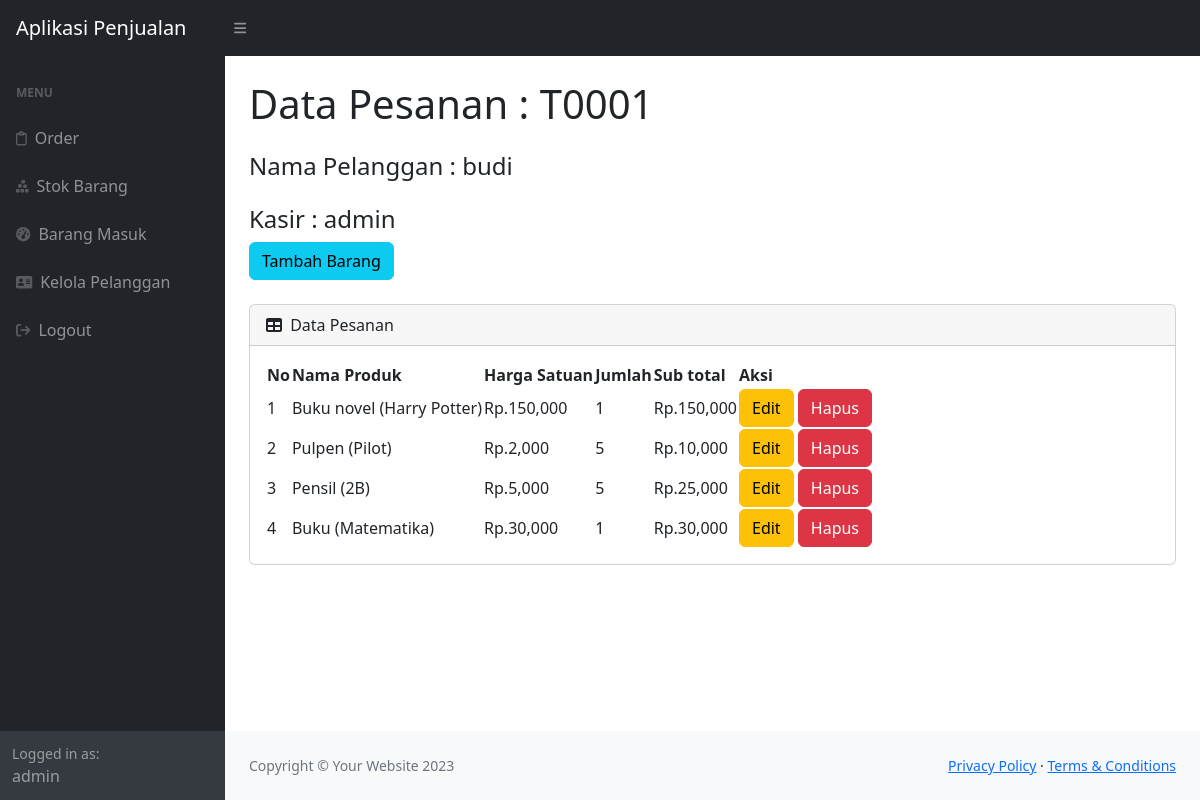
/view.php?idp=T0001 (signed in), run on the app's committed database.
### tables this page shows
CREATE TABLE `user` (
  `iduser` int(11) NOT NULL,
  `username` varchar(35) NOT NULL,
  `password` varchar(20) NOT NULL
);

CREATE TABLE `pesanan` (
  `idorder` varchar(30) NOT NULL,
  `tanggal` timestamp NOT NULL DEFAULT current_timestamp() ON UPDATE current_timestamp(),
  `idpelanggan` varchar(30) NOT NULL
);

CREATE TABLE `pelanggan` (
  `idpelanggan` varchar(30) NOT NULL,
  `namapelanggan` varchar(30) NOT NULL,
  `no_telp` varchar(15) NOT NULL,
  `alamat` text NOT NULL
);

CREATE TABLE `detailpesanan` (
  `iddetailpesanan` varchar(30) NOT NULL,
  `idpesanan` varchar(30) NOT NULL,
  `idproduk` varchar(30) NOT NULL,
  `qty` int(11) NOT NULL
);

CREATE TABLE `produk` (
  `idproduk` varchar(30) NOT NULL,
  `namaproduk` varchar(30) NOT NULL,
  `deskripsi` varchar(30) NOT NULL,
  `harga` int(11) NOT NULL,
  `stok` int(11) NOT NULL
);

### view.php (the view, shortened to what this page needs)
<?php
require 'ceklogin.php';
if(isset($_GET['idp'])){
    $idp = $_GET['idp'];
    $ambilnamapelanggan = mysqli_query($koneksi,"select * from pesanan p, pelanggan pl where p.idpelanggan=pl.idpelanggan and p.idorder='$idp'");
    $np = mysqli_fetch_array($ambilnamapelanggan);
    $namapel = $np['namapelanggan'];
    $ambiluser = mysqli_query($koneksi,"select * from user");
    $nu = mysqli_fetch_array($ambiluser);
    $username = $nu['username'];
}else{
    header('location:index.php');
}
?>
<!DOCTYPE html>
<html lang="en">
    <head>
        <link href="https://cdn.jsdelivr.net/npm/simple-datatables@7.1.2/dist/style.min.css" rel="stylesheet" />
        <link href="css/styles.css" rel="stylesheet" />
    </head>
    <body class="sb-nav-fixed">
        <nav class="sb-topnav navbar navbar-expand navbar-dark bg-dark">
            <a class="navbar-brand ps-3" href="index.html">Aplikasi Penjualan</a>
            <button class="btn btn-link btn-sm order-1 order-lg-0 me-4 me-lg-0" id="sidebarToggle" href="#!"><i class="fas fa-bars"></i></button>
        </nav>
        <div id="layoutSidenav">
            <div id="layoutSidenav_nav">
                <nav class="sb-sidenav accordion sb-sidenav-dark" id="sidenavAccordion">
                    <div class="sb-sidenav-menu">
                        <div class="nav">
                            <div class="sb-sidenav-menu-heading">Menu</div>
                            <a class="nav-link" href="index.php">
                                <div class="sb-nav-link-icon"><i class="fa-regular fa-clipboard"></i></div>
                                Order
                            </a>
                            <a class="nav-link" href="stok.php">
                                <div class="sb-nav-link-icon"><i class="fa-solid fa-cubes-stacked"></i></div>
                                Stok Barang
                            </a>
                            <a class="nav-link" href="masuk.php">
                                <div class="sb-nav-link-icon"><i class="fas fa-tachometer-alt"></i></div>
                                Barang Masuk
                            </a>
                            <a class="nav-link" href="pelanggan.php">
                                <div class="sb-nav-link-icon"><i class="fa-solid fa-address-card"></i></div>
                                Kelola Pelanggan
                            </a>
                            <a class="nav-link" href="logout.php">
                                <div class="sb-nav-link-icon"><i class="fa-solid fa-arrow-right-from-bracket"></i></div>
                                Logout
                            </a>
                        </div>
                    </div>
                    <div class="sb-sidenav-footer">
                        <div class="small">Logged in as:</div>
                        <?php echo $username; ?>
                    </div>
                </nav>
            </div>
            <div id="layoutSidenav_content">
                <main>
                    <div class="container-fluid px-4">
                        <h1 class="mt-4">Data Pesanan : <?php echo $idp; ?></h1>
                        <h4 class="mt-4">Nama Pelanggan : <?php echo $namapel; ?></h4>
                        <h4 class="mt-4">Kasir : <?php echo $username; ?></h4>
                            <button type="button" class="btn btn-info mb-4" data-bs-toggle="modal" data-bs-target="#myModal">
                            Tambah Barang
                            </button>
                        <div class="card mb-4">
                            <div class="card-header">
                                <i class="fas fa-table me-1"></i>
                                Data Pesanan
                            </div>
                            <div class="card-body">
                                <table id="datatablesSimple">
                                    <thead>
                                        <tr>
                                            <th>No</th>
                                            <th>Nama Produk</th>
                                            <th>Harga Satuan</th>
                                            <th>Jumlah</th>
                                            <th>Sub total</th>
                                            <th>Aksi</th>
                                        </tr>
                                    </thead>
                                    <tbody>
                                    <?php
                                    $data = mysqli_query($koneksi,"select * from detailpesanan p, produk pr where p.idproduk=pr.idproduk and idpesanan='$idp'");
                                    $i = 1;
                                    while($p=mysqli_fetch_array($data)){
                                        $idpr = $p['idproduk'];
                                        $qty = $p['qty'];
                                        $harga = $p['harga'];
                                        $namaproduk = $p['namaproduk'];
                                        $deskripsi = $p['deskripsi'];
                                        $subtotal = $qty*$harga
                                    ?>
                                        <tr>
                                            <td><?php echo $i++;?></td>
                                            <td><?php echo $namaproduk;?> (<?php echo $deskripsi ?>)</td>
                                            <td>Rp.<?php echo number_format($harga); ?></td>
                                            <td><?php echo $qty; ?></td>
                                            <td>Rp.<?php echo number_format($subtotal); ?></td>
                                            <td>
                                                <button type="button" class="btn btn-warning" data-bs-toggle="modal" data-bs-target="#edit<?php echo $idpr; ?>">
                                            Edit
                                            </button>
                                            <button type="button" class="btn btn-danger" data-bs-toggle="modal" data-bs-target="#delete<?php echo $idpr; ?>">
                                            Hapus
                                            </button>
                                            </td>
                                        </tr>
                                        <?php
                                        };
                                        ?>
                                    </tbody>
                                </table>
                            </div>
                        </div>
                    </div>
                </main>
                <footer class="py-4 bg-light mt-auto">
                    <div class="container-fluid px-4">
                        <div class="d-flex align-items-center justify-content-between small">
                            <div class="text-muted">Copyright &copy; Your Website 2023</div>
                            <div>
                                <a href="#">Privacy Policy</a>
                                &middot;
                                <a href="#">Terms &amp; Conditions</a>
                            </div>
                        </div>
                    </div>
                </footer>
            </div>
        </div>
    </body>
</html>

### data on the page
user: username "admin"
pesanan: idpelanggan.namapelanggan "budi"
detailpesanan: idproduk.namaproduk "Buku novel", idproduk.deskripsi "Harry Potter", idproduk.harga "150,000", qty "1", qty.harga "150,000"
detailpesanan: idproduk.namaproduk "Pulpen", idproduk.deskripsi "Pilot", idproduk.harga "2,000", qty "5", qty.harga "10,000"
detailpesanan: idproduk.namaproduk "Pensil", idproduk.deskripsi "2B", idproduk.harga "5,000", qty "5", qty.harga "25,000"
detailpesanan: idproduk.namaproduk "Buku", idproduk.deskripsi "Matematika", idproduk.harga "30,000", qty "1", qty.harga "30,000"

### other printed values
$idp "T0001"
